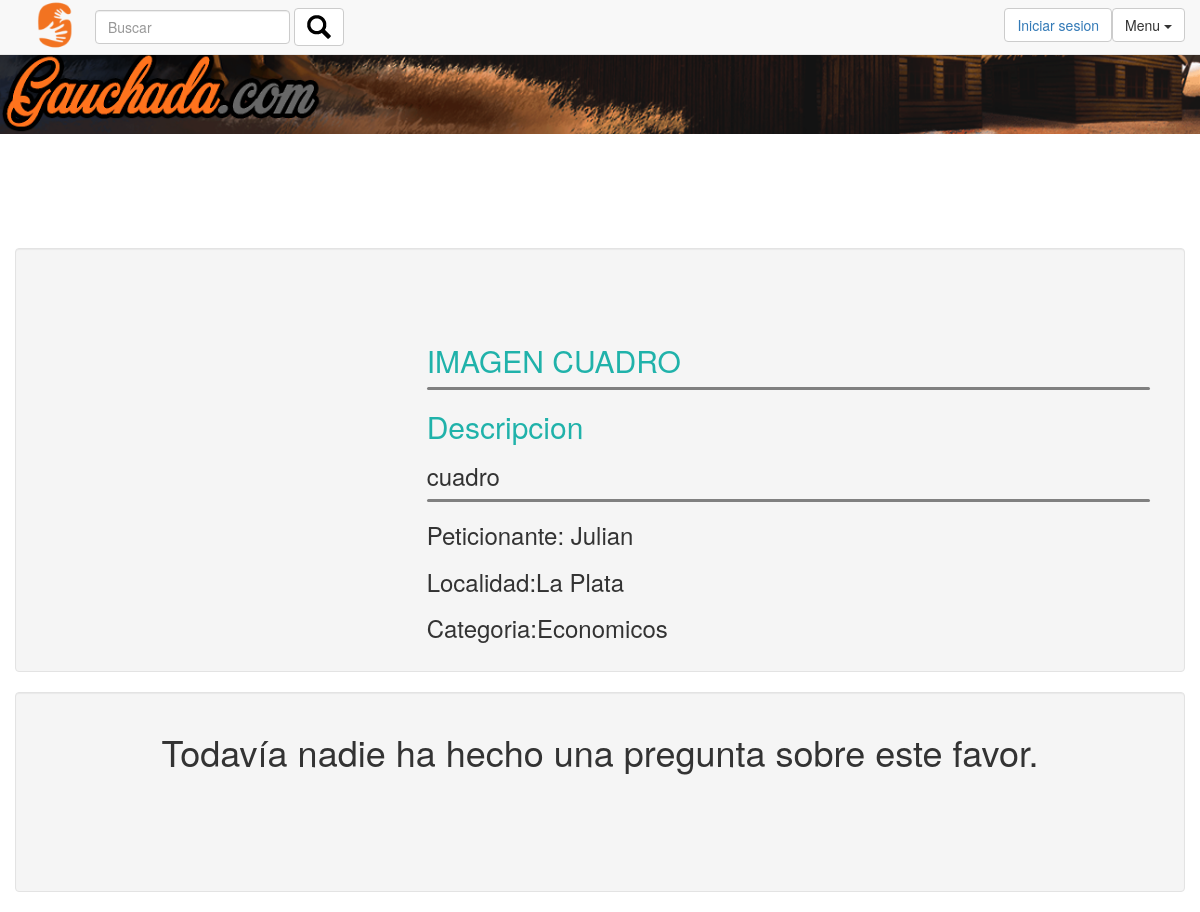
Page /detalleFavor.php?idFavor=30 on the committed database.
### tables this page shows
CREATE TABLE `favor` (
  `idFavor` int(11) NOT NULL,
  `idUsuario` int(11) NOT NULL,
  `titulo` varchar(256) NOT NULL,
  `descripcion` text NOT NULL,
  `completo` tinyint(1) NOT NULL DEFAULT '0',
  `contenidoimagen` blob,
  `tipoimagen` varchar(256) DEFAULT NULL,
  `idUsuarioCumple` int(11) DEFAULT NULL,
  `idLocalidad` int(11) NOT NULL,
  `idCategoria` int(11) NOT NULL,
  `fecha_vencimiento` date NOT NULL
);

CREATE TABLE `usuarios` (
  `idUsuario` int(11) NOT NULL,
  `nombre` tinytext NOT NULL,
  `email` tinytext NOT NULL,
  `idLocalidad` int(11) NOT NULL,
  `contenidoimagen` blob,
  `tipoimagen` tinytext,
  `telefono` int(11) NOT NULL,
  `creditos` int(11) NOT NULL,
  `fechanacimiento` date NOT NULL,
  `password` tinytext NOT NULL,
  `calif_pend` int(11) NOT NULL DEFAULT '0',
  `puntaje` int(11) NOT NULL DEFAULT '1'
);

CREATE TABLE `localidad` (
  `idLocalidad` int(11) NOT NULL,
  `nombre` varchar(256) NOT NULL
);

CREATE TABLE `categoria` (
  `nombre` varchar(256) NOT NULL,
  `idCategoria` int(11) NOT NULL
);

### detalleFavor.php (the view, shortened to what this page needs)
<!DOCTYPE html>
<html  style="overflow-x: hidden;">
<head>
	<link rel="stylesheet" type="text/css" href="logo.png">
	<link rel="stylesheet" type="text/css" href="bootstrap.min.css">
	<link rel="stylesheet" type="text/css" href="Roboto-Regular.ttf">
	<link rel="stylesheet" type="text/css" href="estiloDetalle.css">
</head>
<header>
<nav class="navbar navbar-default navbar-fixed-top">
  <div class="container">
  <a href="index.php"><img alt="brand" class="navbar-left" src="logo.png" style="width: 50px; height: 50px"></a>
   <form class="navbar-form navbar-left" role="search">
  <div class="form-group">
    <input type="text" class="form-control" placeholder="Buscar">
  </div>
  <button type="submit" class="btn btn-default"> <img src="glyphicons-28-search.png"></button>
</form>
  <button class="btn btn-default dropdown-toggle navbar-right navbar-btn" type="button" id="dropdownMenu1" data-toggle="dropdown" aria-haspopup="true" aria-expanded="false">
    Menu
    <span class="caret"></span>
  </button>
	<button type="button" class="btn btn-default navbar-btn navbar-right"><a href="iniciarSesion.php">Iniciar sesion</a></button>
  </div>
</nav>
		<img style="width: 100%;" src="banner.png">
</header>
<body style="padding-top: 50px;">
  <?php
    $conexion = conectar();
    $idFavor = $_GET['idFavor'];
    $traerFavor = $conexion->query("SELECT * FROM favor WHERE idFavor = $idFavor");
    $favor = $traerFavor->fetch_assoc();
    $idUsuario = $favor['idUsuario'];
    $traerNombre = $conexion->query("SELECT * FROM usuarios WHERE idUsuario = $idUsuario");
    $favorNombre = $traerNombre->fetch_assoc();
    $idCategoria = $favor['idCategoria'];
    $idLocalidad = $favor['idLocalidad'];
    $traercategoria = $conexion->query("SELECT nombre FROM categoria WHERE idCategoria = $idCategoria");
    if (isset($traercategoria)) {
      $arreglocategoria = $traercategoria->fetch_assoc();
    }
    $traerlocalidad = $conexion->query("SELECT nombre FROM localidad WHERE idLocalidad = $idLocalidad");
    if (isset($traerlocalidad)) {
      $arreglolocalidad = $traerlocalidad->fetch_assoc();
    }
  ?>
    <div class="container">
      <div class="well cajaDetalle row">
        <?php
              if (is_null($favor['contenidoimagen'])) {
            ?>
              <div class="cajaFoto col-lg-4 col-xs-4">
                <img style="margin-top:20%" class="img-responsive" src="logo.png" alt="">
              </div>
            <?php
              }else{
            ?>
            <div class="cajaFoto col-lg-4 col-xs-4">
            </div>
            <?php } ?>
        <div class="col-lg-8 col-xs-8" style="margin-top:5%">
          <h2><?php echo strtoupper($favor["titulo"])?></h2>
          <div class="separador"></div>
          <h2>Descripcion</h2>
          <h3><?php echo $favor["descripcion"] ?></h3>
          <div class="separador"></div>
          <h3>Peticionante: <?php echo $favorNombre['nombre']?></h3>
          <h3>Localidad:<?php echo $arreglolocalidad['nombre'] ?></h5>
          <h3>Categoria:<?php echo $arreglocategoria['nombre'] ?></h5>
        </div>
      </div>
    </div>
    <?php
      include "mostrarpreguntas.php";
    ?>
</body>
</html>

### estiloDetalle.css (style rules this page uses)
.cajaDetalle { height:auto; margin-top:10%; }
.separador { height:3px; border-radius:5px; width:auto; background-color:grey; }
h2 { color:lightseagreen; }

### rows in the picture
favor: titulo "IMAGEN CUADRO", descripcion "cuadro"
usuarios: nombre "Julian"
localidad: nombre "La Plata"
categoria: nombre "Economicos"
